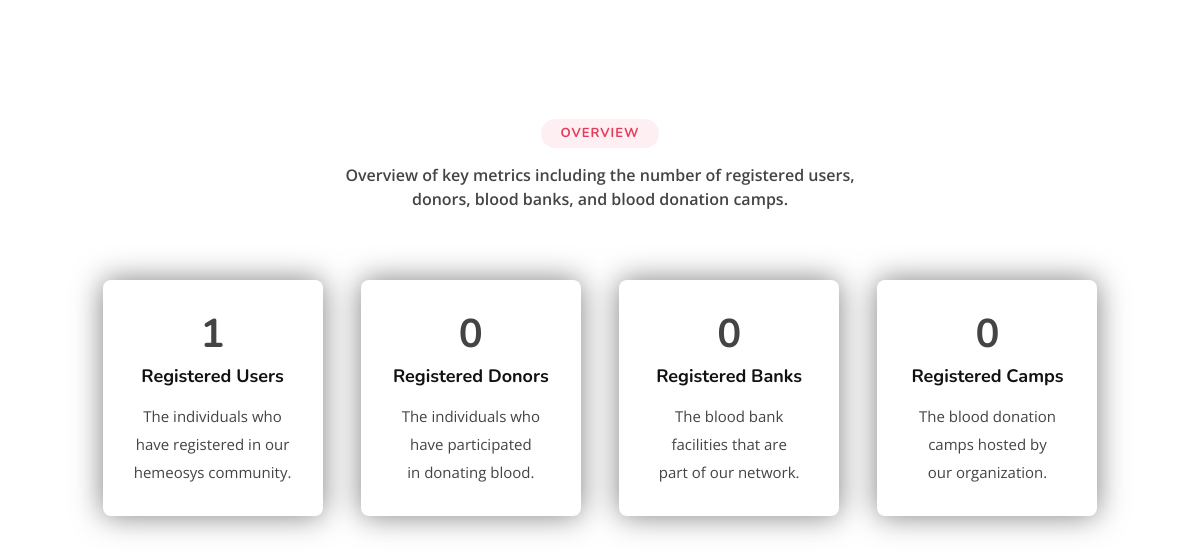
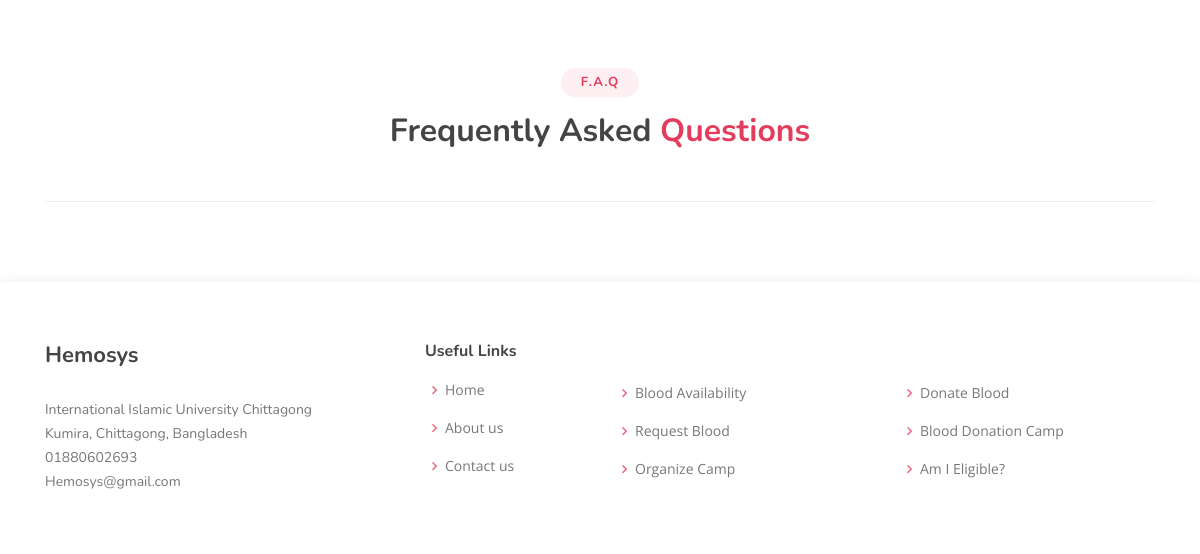
Before: / (lower part) with the older database file (2 pictures, top to bottom).
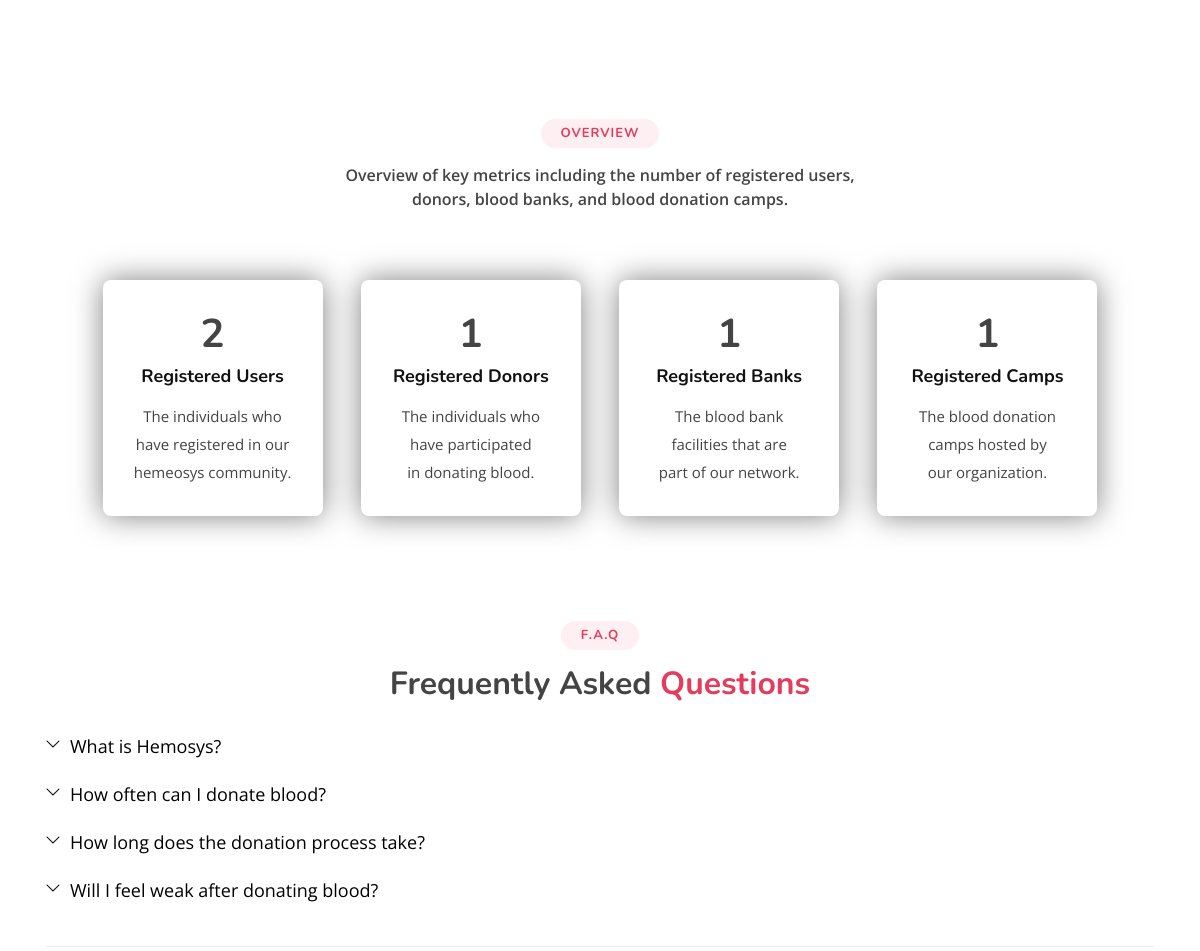
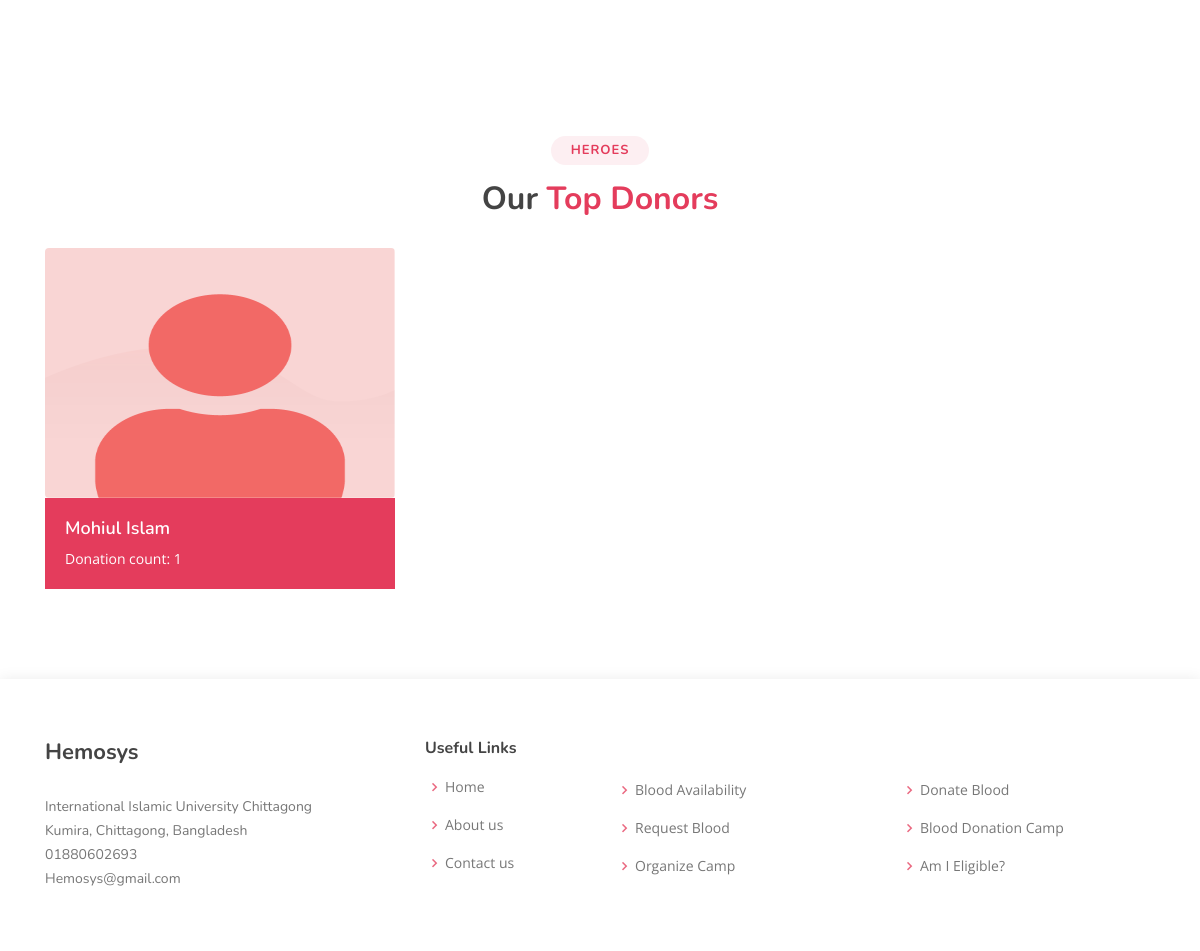
After: the same page with the newer database file (2 pictures, top to bottom).
### FAQ/models.py (models this page shows)
class faq(models.Model):
    ques = models.TextField(verbose_name="Question")
    ans = HTMLField(verbose_name="Answer")
    class Meta:
        verbose_name = "FAQs"
        verbose_name_plural = "FAQs"

### authentication/models.py (models this page shows, shortened)
class userprofile(models.Model):
    user = models.OneToOneField(User, on_delete=models.CASCADE)
    phone = models.CharField(max_length=100)
    location = models.CharField(max_length=5000)
    bloodgroup = models.CharField(max_length=100, verbose_name="Blood Group")
    age = models.CharField(max_length=3)
    gender = models.CharField(max_length=10)
    image = models.FileField(upload_to='profile-picture', blank=True, null=True)
    donor_donationcount = models.IntegerField(default = 0, verbose_name="Dontion Count")
    last_donation = models.DateTimeField(null=True, blank=True)
    class Meta:
        verbose_name = "Donor"
        verbose_name_plural = "Donor"

### Hemosys/views.py (the view)
# urls.py: path('', views.index, name="index"),
def index(request):
    user_count = User.objects.all().count()
    donor_count = userprofile.objects.count()
    bank_count = bloodbank.objects.all().count()
    camp_count = donationCamp.objects.all().count
    faqdet= faq.objects.all()
    top_donors = userprofile.objects.order_by('-donor_donationcount')[:3]
    first_donor = top_donors[0] if len(top_donors) > 0 else None
    second_donor = top_donors[1] if len(top_donors) > 1 else None
    third_donor = top_donors[2] if len(top_donors) > 2 else None
    data={
        'faqdet' : faqdet,
        'user_count' : user_count,
        'donor_count' : donor_count,
        'bank_count' : bank_count,
        'camp_count' : camp_count,
        'first_donor' : first_donor,
        'second_donor' : second_donor,
        'third_donor' : third_donor,
    }
    return render(request, "index.html", data)

### templates/index.html (shortened to what this page needs)
{% extends "base.html" %}
{% block content %}
{% load static %}
<main id="main">
  <section id="tod" class="tod">
  </section>
  <section id="activity" class="activity">
    <div class="container">
      <div class="section-title">
        <h2>Overview</h2><br>
        <p>Overview of key metrics including the number of registered users, donors, blood banks, and blood donation camps.</p>
        <br>
      </div>
      <div class="row justify-content-center">
        <div class="">
          <div class="icon-box">
            <h1><b>{{user_count}}</b></h1>
            <h4 class="title"><a href="">Registered Users</a></h4>
            <p class="description">The individuals who <br> have registered in our<br> hemeosys community.</p>
          </div>
        </div>&nbsp&nbsp
        <div class="">
          <div class="icon-box">
            <h1><b>{{donor_count}}</b></h1>
            <h4 class="title"><a href="">Registered Donors</a></h4>
            <p class="description">The individuals who <br>have participated<br> in donating blood.</p>
          </div>
        </div>&nbsp&nbsp
        <div class="">
          <div class="icon-box">
            <h1><b>{{bank_count}}</b></h1>
            <h4 class="title"><a href="">Registered Banks</a></h4>
            <p class="description">The blood bank <br> facilities that are <br> part of our network.</p>
          </div>
        </div>&nbsp&nbsp
        <div class="">
          <div class="icon-box">
            <h1><b>{{camp_count}}</b></h1>
            <h4 class="title"><a href="">Registered Camps</a></h4>
            <p class="description">The blood donation <br> camps hosted by <br> our organization.</p>
          </div>
        </div>
      </div>
    </div>
  </section>
  <section id="faq" class="faq">
    <div class="container">
      <div class="section-title">
        <h2>F.A.Q</h2>
        <h3>Frequently Asked <span>Questions</span></h3>
      </div>
      <ul class="faq-list">
        <li>
          {% for n in faqdet %}
          <div
            data-bs-toggle="collapse"
            class="collapsed question"
            href="#faq{{n.id}}"
          >
            {{n.ques}}<i class="bi bi-chevron-down icon-show"></i
            >
          </div>
          <br />
          {% endfor %}
        </li>
      </ul>
    </div>
  </section>
  {% if first_donor.user.first_name and first_donor.donor_donationcount %}
  <section id="portfolio" class="portfolio">
    <div class="container">
      <div class="section-title">
        <h2>Heroes</h2>
        <h3>Our <span>Top Donors</span></h3>
      </div>
      <div class="row portfolio-container">
        {% if first_donor.user.first_name and first_donor.donor_donationcount %}
        <div class="col-lg-4 col-md-6 portfolio-item filter-app">
          {% if first_donor.user.userprofile.image %}
          <img src="{{ first_donor.user.userprofile.image.url }}" alt="" class="img-fluid rounded" style="width: 400px; height: 250px;"/>
          {% else %}
          <img src="{% static '\images\default-profile-picture.png' %}" alt="" class="img-fluid rounded" style="width: 400px; height: 250px;"/>
          {% endif %}
          <div class="portfolio-info">
            <h4>{{ first_donor.user.first_name }}</h4>
            <p>Donation count: {{ first_donor.donor_donationcount }}</p>
          </div>
        </div>
        {% endif %}
      </div>
    </div>
  </section>
{% endif %}
</main>
{% endblock content %}

Changed rows visible on the page:
added faq: ques "What is Hemosys?"
added faq: ques "How often can I donate blood?"
added faq: ques "How long does the donation process take?"
added faq: ques "Will I feel weak after donating blood?"
added userprofile: user.first_name "Mohiul Islam", donor_donationcount "1"
Other visible differences:
{{ user_count }}: "1" → "2"
{{ donor_count }}: "0" → "1"
{{ bank_count }}: "0" → "1"
{{ camp_count }}: "0" → "1"
text now shown: "HEROES Our Top Donors Donation count:"
